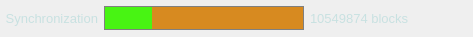
     <widget class="QWidget" name="wStatusBar" native="true">
      <property name="minimumSize">
       <size>
        <width>0</width>
        <height>37</height>
       </size>
      </property>
      <property name="maximumSize">
       <size>
        <width>16777215</width>
        <height>37</height>
       </size>
      </property>
      <property name="styleSheet">
       <string notr="true">#wStatusBar {
	background-color: #d78a20;
}
QLabel {
	color: #c8e1e1;
}</string>
      </property>
      <layout class="QHBoxLayout" name="horizontalLayout_6" stretch="0,1,0,1,0,0,0,0">
       <property name="margin">
        <number>0</number>
       </property>
       <item>
        <spacer name="horizontalSpacer_8">
         <property name="orientation">
          <enum>Qt::Horizontal</enum>
         </property>
         <property name="sizeType">
          <enum>QSizePolicy::Fixed</enum>
         </property>
         <property name="sizeHint" stdset="0">
          <size>
           <width>5</width>
           <height>20</height>
          </size>
         </property>
        </spacer>
       </item>
       <item>
        <widget class="QLabel" name="label_12">
         <property name="font">
          <font>
           <pointsize>10</pointsize>
          </font>
         </property>
         <property name="text">
          <string>Synchronization</string>
         </property>
         <property name="alignment">
          <set>Qt::AlignRight|Qt::AlignTrailing|Qt::AlignVCenter</set>
         </property>
        </widget>
       </item>
       <item>
        <widget class="QProgressBar" name="progressBar">
         <property name="minimumSize">
          <size>
           <width>200</width>
           <height>0</height>
          </size>
         </property>
         <property name="styleSheet">
          <string notr="true">QProgressBar {
    border: 1px solid grey;
	background-color: #d78a20;
}

QProgressBar::chunk {
    background-color: #48f413;
    /*width: 20px;*/
}</string>
         </property>
         <property name="value">
          <number>24</number>
         </property>
         <property name="textVisible">
          <bool>false</bool>
         </property>
         <property name="format">
          <string/>
         </property>
        </widget>
       </item>
       <item>
        <widget class="QLabel" name="label_13">
         <property name="font">
          <font>
           <pointsize>10</pointsize>
          </font>
         </property>
         <property name="text">
          <string>10549874 blocks</string>
         </property>
        </widget>
       </item>
       <item>
        <spacer name="horizontalSpacer_6">
         <property name="orientation">
          <enum>Qt::Horizontal</enum>
         </property>
         <property name="sizeHint" stdset="0">
          <size>
           <width>20</width>
           <height>20</height>
          </size>
         </property>
        </spacer>
       </item>
       <item>
        <widget class="QLabel" name="label_kimotogravitywell">
         <property name="text">
          <string notr="true"/>
         </property>
         <property name="pixmap">
          <pixmap resource="../res.qrc">:/res/kimotogravitywell_icon_off.png</pixmap>
         </property>
        </widget>
       </item>
       <item>
        <widget class="QLabel" name="label_14">
         <property name="text">
          <string notr="true"/>
         </property>
         <property name="pixmap">
          <pixmap resource="../res.qrc">:/res/connection_1.png</pixmap>
         </property>
        </widget>
       </item>
       <item>
        <widget class="QLabel" name="label_15">
         <property name="text">
          <string/>
         </property>
         <property name="pixmap">
          <pixmap resource="../res.qrc">:/res/sync_1.png</pixmap>
         </property>
        </widget>
       </item>
       <item>
        <spacer name="horizontalSpacer_7">
         <property name="orientation">
          <enum>Qt::Horizontal</enum>
         </property>
         <property name="sizeType">
          <enum>QSizePolicy::Fixed</enum>
         </property>
         <property name="sizeHint" stdset="0">
          <size>
           <width>5</width>
           <height>20</height>
          </size>
         </property>
        </spacer>
       </item>
      </layout>
     </widget>
